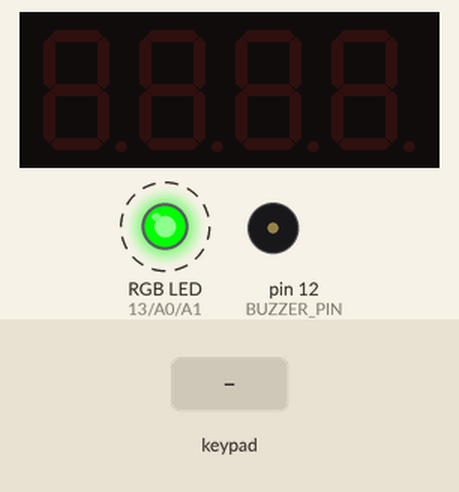
The sketch below on a simulated Arduino Uno, built with avr-gcc and run on an emulated ATmega328P. Parts: 4-digit seven-segment display, an RGB LED mixed from three pins (HIGH = lit), buzzer (waves = sounding, pin HIGH). Dashed ring = blinking. The test bench sets the inputs (shaded band).

Above: at 1.2 s.
1.3 s: key '1' pressed
At 1.9 s:
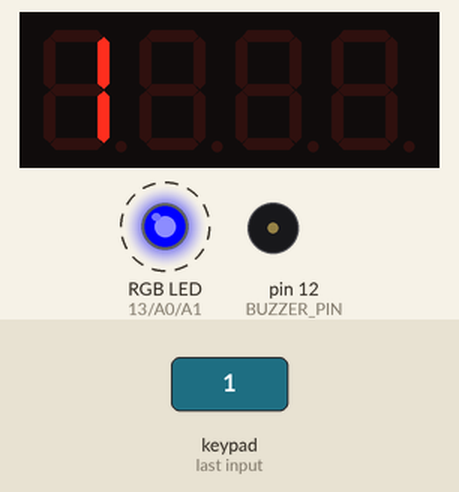
4.3 s: keypad keys 9 8 7 6 pressed 0.4 s apart
At 6.8 s:
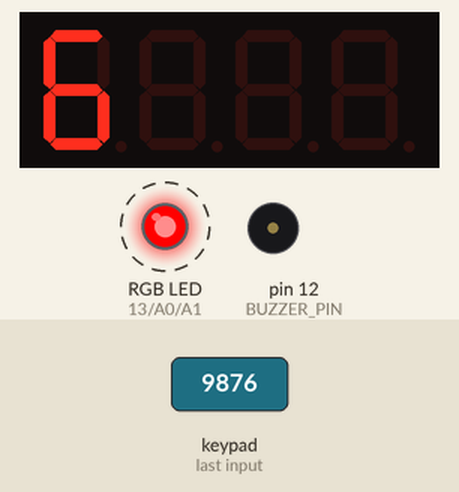
7.4 s: key '2' pressed
At 7.9 s:
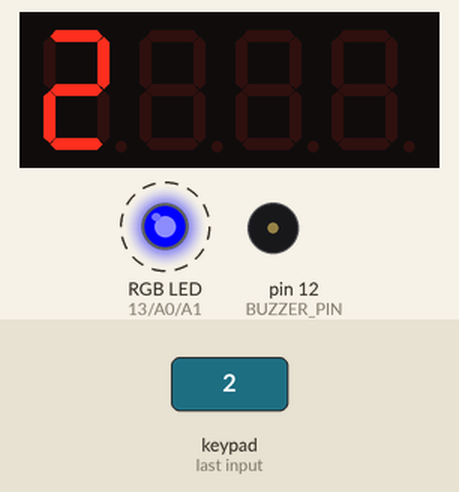
8.9 s: keypad keys 5 4 3 2 pressed 0.4 s apart
At 9.93 s:
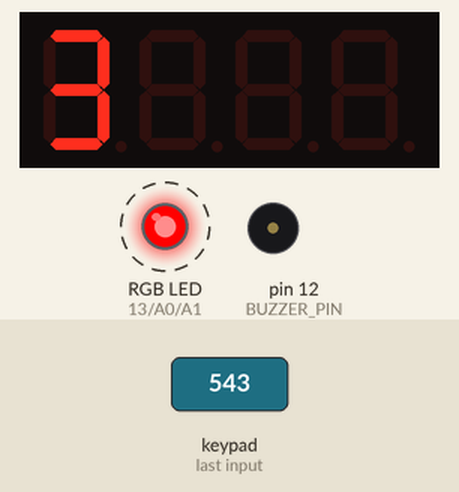
Timing chart, 0 to 13.0 s (numbered marks = the images above; inputs shaded):
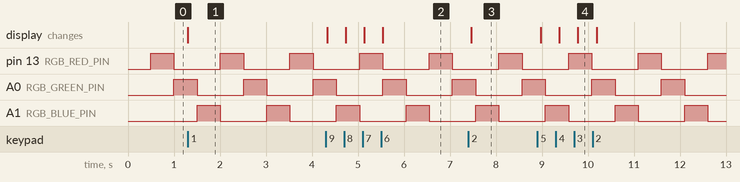

The sketch:

seven_seg.ino
```cpp
// Test sketch for the lid board

#include <Keypad.h>
#include "Adafruit_LEDBackpack.h"

// Pinouts
#define RGB_RED_PIN 13 // D13
#define RGB_GREEN_PIN A0
#define RGB_BLUE_PIN A1
#define BUZZER_PIN 12 // D12

// Macros
#define RGB_RED_ON digitalWrite(RGB_RED_PIN, HIGH);
#define RGB_RED_OFF digitalWrite(RGB_RED_PIN, LOW);
#define RGB_GREEN_ON digitalWrite(RGB_GREEN_PIN, HIGH);
#define RGB_GREEN_OFF digitalWrite(RGB_GREEN_PIN, LOW);
#define RGB_BLUE_ON digitalWrite(RGB_BLUE_PIN, HIGH);
#define RGB_BLUE_OFF digitalWrite(RGB_BLUE_PIN, LOW);

// Keypad
#define numRows 4 //number of rows on the keypad
#define numCols 4 //number of columns on the keypad

// Seven Segment Display
#define BAUD_RATE 115200

// Global Variables

// Keypad
//keymap defines the key pressed according to the row and columns just as appears on the keypad
char keymap[numRows][numCols]= {
  {'1', '2', '3', 'A'},
  {'4', '5', '6', 'B'},
  {'7', '8', '9', 'C'},
  {'*', '0', '#', 'D'}
};
//Code that shows the the keypad connections to the arduino terminals
byte rowPins[numRows] = {9,8,7,6}; //Rows 0 to 3
byte colPins[numCols]=  {5,4,3,2}; //Columns 0 to 3
//initializes an instance of the Keypad class

Keypad myKeypad= Keypad(makeKeymap(keymap), rowPins, colPins, numRows, numCols);

// Seven segment display
Adafruit_7segment sevenseg = Adafruit_7segment();

// Function prototypes
void initRgbLedPins();
void testRgbLed();
void initBuzzer();
void testBuzzer();
void initDisplay();
void testDisplay();
void initKeypad();
void testKeypad();

void setup() {
  initRgbLedPins();
  initBuzzer();
  initDisplay();
  initKeypad();
}

void loop() {
//  while(1) {
//    testDisplay();
//    delay(1000);
//  }

  #define MAX_I 99
  static int i = MAX_I;

  // Every 100 ms
  if ((i % 10) == 0) {
    char keypressed = myKeypad.getKey();
    if (isdigit(keypressed)) {
      displayNumber(keypressed-'0');
    }
  }

  // Every 500 ms
  if ((i % 50 ) == 0) {
    testRgbLed();
  }

  // Every 1 second
  if (i == 0) {
    testBuzzer();
  }

  if (--i < 0) {
    i = MAX_I;
  }
  delay(10);
}

void initDisplay() {
  Serial.begin(BAUD_RATE);
  sevenseg.begin(0x70);
}

void testDisplay() {
  static int i = 0;
  displayNumber(i++);
  if (i > 9) i = 0;
}

void initKeypad() {

}

void displayNumber(int number) {
  sevenseg.writeDigitNum(0, number, false);
  sevenseg.writeDisplay();

//   sevenseg.writeDigitNum(0,minutes/10,false);
//   sevenseg.writeDigitNum(1,minutes%10,false);
//   sevenseg.drawColon(true);
//   sevenseg.writeDigitNum(3,seconds/10,false);
//   sevenseg.writeDigitNum(4,seconds%10,false);
//   sevenseg.writeDisplay();
}

void testKeypad() {
  char keypressed = myKeypad.getKey();
  if (isdigit(keypressed)) {
    Serial.print("Pressed ");
    Serial.println(keypressed);
  }
}

void initBuzzer() {
  pinMode(BUZZER_PIN, OUTPUT);
}

void testBuzzer() {
//  static boolean i = false;
//  if (i == true) {
//    tone(BUZZER_PIN, 440);
//  }
//  else {
//    tone(BUZZER_PIN, 0);
//  }
//  i = !i;
}

void initRgbLedPins() {
  pinMode(RGB_RED_PIN, OUTPUT);
  pinMode(RGB_BLUE_PIN, OUTPUT);
  pinMode(RGB_GREEN_PIN, OUTPUT);
}

void testRgbLed() {
  static int state = 0;
  switch(state) {
    case 0:
      RGB_BLUE_OFF;
      RGB_RED_ON;
      state++;
      break;
    case 1:
      RGB_RED_OFF;
      RGB_GREEN_ON;
      state++;
      break;
    case 2:
      RGB_GREEN_OFF;
      RGB_BLUE_ON;
      state = 0;
      break;
    default:
      state = 0;
      break;
  }
}
```

Measured:
- after the input at 1.3 s, the display: changes at once (image 1)
- after the input at 4.3 s, the display: first changes at once (image 2 shows a later state)
- after the input at 7.4 s, the display: changes after 0.06 s (image 3)
- after the input at 8.9 s, the display: first changes after 0.07 s (image 4 shows a later state)
- by itself, pin 13 (RGB_RED_PIN), A0 (RGB_GREEN_PIN), A1 (RGB_BLUE_PIN): alternates HIGH for 0.50 s and LOW for 1.0 s
